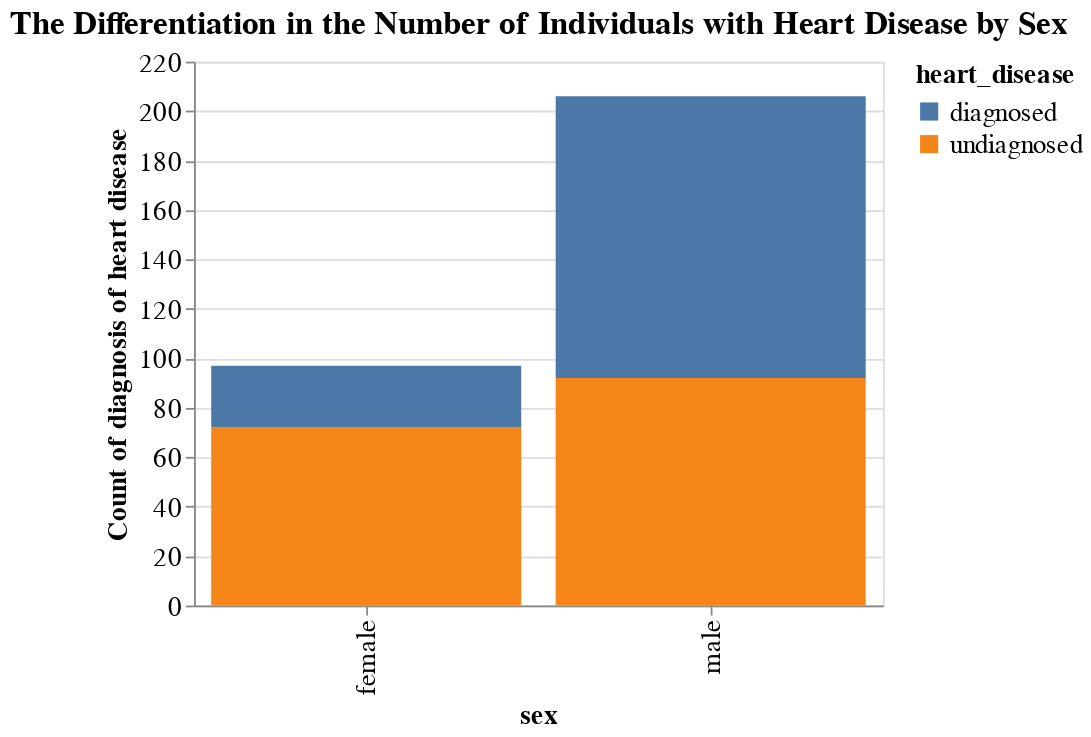

The cell this chart's notebook holds for it:
### Code cell
sex_bar_graph = (alt.Chart(heart_disease_data, title = "The Differentiation in the Number of Individuals with Heart Disease by Sex")
                 .mark_bar()
                 .encode(
                     x=alt.X("sex"), 
                     y=alt.Y("count()", title= "Count of diagnosis of heart disease"),
                     color="heart_disease"
                 ).configure_title(fontSize=18)
                 .configure_axis(titleFontSize=15, labelFontSize=15)
                 .configure_legend(titleFontSize=15, labelFontSize=15)
                 .properties(width=380, height=300)
)
sex_bar_graph

### Figure 1 — Vega-Lite specification as saved in the notebook (floating-point values rounded to 4 significant figures; data arrays with more than 128 entries replaced by an {"elided": "..."} marker saying what was removed)
{"config": {"view": {"continuousWidth": 400, "continuousHeight": 300}, "axis": {"labelFontSize": 15, "titleFontSize": 15}, "legend": {"labelFontSize": 15, "titleFontSize": 15}, "title": {"fontSize": 18}}, "data": {"name": "data-d97bc0de9cd967ceb55bfed1c69299e0"}, "mark": "bar", "encoding": {"color": {"field": "heart_disease", "type": "nominal"}, "x": {"field": "sex", "type": "nominal"}, "y": {"aggregate": "count", "title": "Count of diagnosis of heart disease", "type": "quantitative"}}, "height": 300, "title": "The Differentiation in the Number of Individuals with Heart Disease by Sex", "width": 380, "$schema": "https://vega.github.io/schema/vega-lite/v4.17.0.json", "datasets": {"data-d97bc0de9cd967ceb55bfed1c69299e0": {"elided": "303 records"}}}
